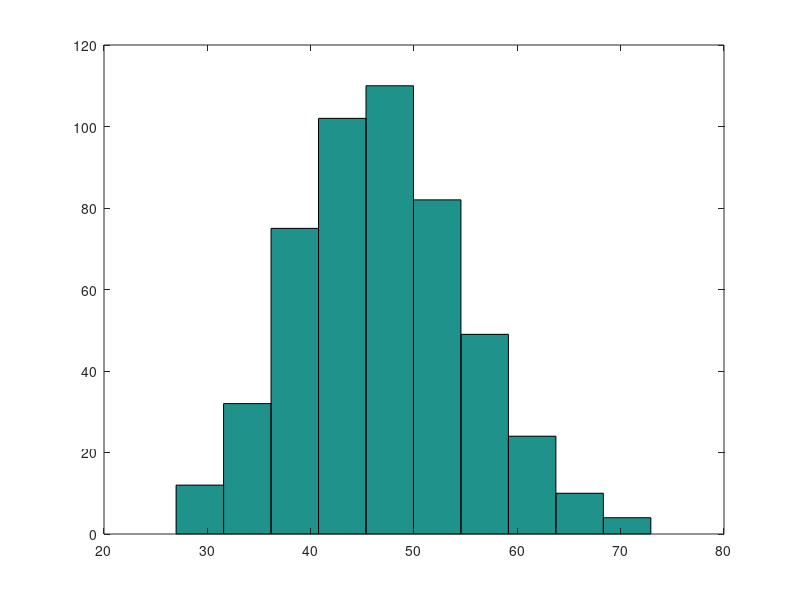

This figure's MATLAB source:


%%                      Simplest Enhancer Switching Model

% Alistair Boettiger                                Date Begun: 03/19/11
% Levine Lab            


%mean_dots =  120; %225;%   300;
% 5; % 2; % average time open (in seconds)
t_loop = 20;
t_close = 30; 
reload_rate = 1/4; % 16; % average number of polII reloaded per second
dots = zeros(1,500);  
time = 0; i = 0;
aveT_open =  t_close/t_loop; 
t_life = 6*60; 

Tot_time = 20*60;
T_op = Tot_time*t_close/(t_close +t_loop);
 mean_dots = reload_rate*T_op*exp(-(Tot_time)/t_life); %*(1-t_loop/Tot_time) %  t_close*
%(1-t_loop/Tot_time)


% Tot_time = mean_dots/reload_rate;

mean_burst = aveT_open*reload_rate;
mean_openings = Tot_time/aveT_open;

for n=1:500
    time = 0; 
    while time < Tot_time;
        T_loop = -log(rand)*t_loop;
        time = time + T_loop;
        T_open = -log(rand)*t_close;
        dots(n) = dots(n) + sum(cumsum(-log(rand(1,1000))/reload_rate )<T_open);
        dots(n) = dots(n)*exp(-(T_loop+T_open)/t_life); 
        time = time + T_open;
    end
end
figure(3); clf; hist(dots);
Mr = mean(dots);
Sr = std(dots);
CoV = std(dots)/mean(dots);


disp(['Mean Burst Size = ',  num2str(mean_burst,3) '  Mean promoter openings = ',num2str(mean_openings,3)  ]); 

disp(['Mean = ',num2str(Mr,3), '   Std = ',num2str(Sr,3), '   CoV = ',num2str(CoV,2),  ' Fano = ',num2str(Sr^2/Mr,2) ]);
